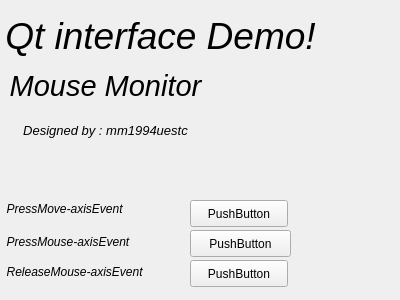
<?xml version="1.0" encoding="UTF-8"?>
<ui version="4.0">
 <class>Widget</class>
 <widget class="QWidget" name="Widget">
  <property name="geometry">
   <rect>
    <x>0</x>
    <y>0</y>
    <width>400</width>
    <height>300</height>
   </rect>
  </property>
  <property name="windowTitle">
   <string>Widget</string>
  </property>
  <widget class="QPushButton" name="pushButton">
   <property name="geometry">
    <rect>
     <x>190</x>
     <y>230</y>
     <width>101</width>
     <height>27</height>
    </rect>
   </property>
   <property name="text">
    <string>PushButton</string>
   </property>
  </widget>
  <widget class="QLabel" name="label">
   <property name="geometry">
    <rect>
     <x>-10</x>
     <y>200</y>
     <width>171</width>
     <height>17</height>
    </rect>
   </property>
   <property name="font">
    <font>
     <italic>true</italic>
     <strikeout>false</strikeout>
    </font>
   </property>
   <property name="text">
    <string>     PressMove-axisEvent</string>
   </property>
  </widget>
  <widget class="QLabel" name="label_2">
   <property name="geometry">
    <rect>
     <x>0</x>
     <y>256</y>
     <width>171</width>
     <height>31</height>
    </rect>
   </property>
   <property name="font">
    <font>
     <italic>true</italic>
     <strikeout>false</strikeout>
    </font>
   </property>
   <property name="text">
    <string>  ReleaseMouse-axisEvent</string>
   </property>
  </widget>
  <widget class="QPushButton" name="pushButton_2">
   <property name="geometry">
    <rect>
     <x>190</x>
     <y>200</y>
     <width>98</width>
     <height>27</height>
    </rect>
   </property>
   <property name="text">
    <string>PushButton</string>
   </property>
  </widget>
  <widget class="QPushButton" name="pushButton_3">
   <property name="geometry">
    <rect>
     <x>190</x>
     <y>260</y>
     <width>98</width>
     <height>27</height>
    </rect>
   </property>
   <property name="text">
    <string>PushButton</string>
   </property>
  </widget>
  <widget class="QLabel" name="label_3">
   <property name="geometry">
    <rect>
     <x>0</x>
     <y>226</y>
     <width>171</width>
     <height>31</height>
    </rect>
   </property>
   <property name="font">
    <font>
     <italic>true</italic>
     <strikeout>false</strikeout>
    </font>
   </property>
   <property name="text">
    <string>  PressMouse-axisEvent</string>
   </property>
  </widget>
  <widget class="QLabel" name="label_4">
   <property name="geometry">
    <rect>
     <x>0</x>
     <y>60</y>
     <width>211</width>
     <height>51</height>
    </rect>
   </property>
   <property name="font">
    <font>
     <pointsize>22</pointsize>
     <italic>true</italic>
     <underline>false</underline>
     <strikeout>false</strikeout>
    </font>
   </property>
   <property name="cursor">
    <cursorShape>BlankCursor</cursorShape>
   </property>
   <property name="text">
    <string>Mouse Monitor</string>
   </property>
   <property name="alignment">
    <set>Qt::AlignCenter</set>
   </property>
  </widget>
  <widget class="QLabel" name="label_5">
   <property name="geometry">
    <rect>
     <x>20</x>
     <y>120</y>
     <width>171</width>
     <height>21</height>
    </rect>
   </property>
   <property name="font">
    <font>
     <pointsize>10</pointsize>
     <italic>true</italic>
     <underline>false</underline>
     <strikeout>false</strikeout>
    </font>
   </property>
   <property name="cursor">
    <cursorShape>BlankCursor</cursorShape>
   </property>
   <property name="text">
    <string>Designed by : mm1994uestc</string>
   </property>
   <property name="alignment">
    <set>Qt::AlignCenter</set>
   </property>
  </widget>
  <widget class="QLabel" name="label_6">
   <property name="geometry">
    <rect>
     <x>0</x>
     <y>10</y>
     <width>321</width>
     <height>51</height>
    </rect>
   </property>
   <property name="font">
    <font>
     <pointsize>28</pointsize>
     <italic>true</italic>
     <underline>false</underline>
     <strikeout>false</strikeout>
    </font>
   </property>
   <property name="cursor">
    <cursorShape>BlankCursor</cursorShape>
   </property>
   <property name="text">
    <string>Qt interface Demo!</string>
   </property>
   <property name="alignment">
    <set>Qt::AlignCenter</set>
   </property>
  </widget>
 </widget>
 <layoutdefault spacing="6" margin="11"/>
 <resources/>
 <connections/>
</ui>
